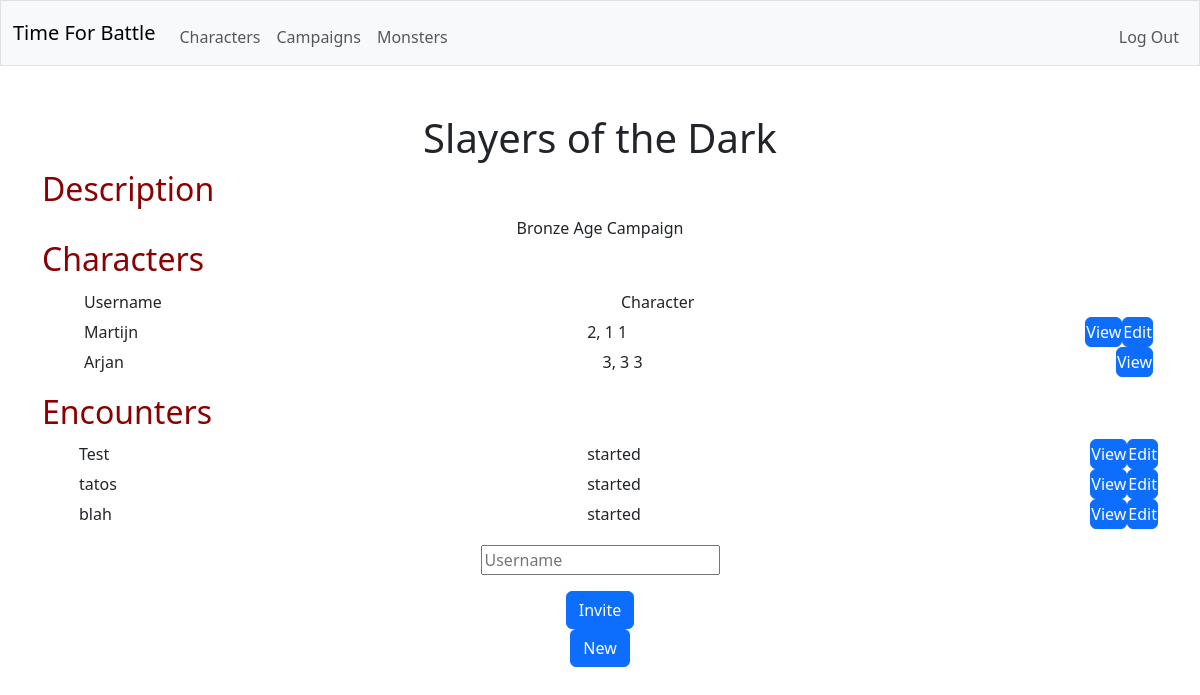
The app's page /campaign/1 (signed in) with its own data.
### tables this page shows
CREATE TABLE "campaigns" (id INTEGER PRIMARY KEY AUTOINCREMENT NOT NULL, dm_id INTEGER NOT NULL, name TEXT NOT NULL, description TEXT, FOREIGN KEY (dm_id) REFERENCES users(id));

CREATE TABLE characters (creature_id INTEGER NOT NULL, background TEXT NOT NULL, species TEXT NOT NULL, class TEXT NOT NULL,  prof_bonus INT NOT NULL, FOREIGN KEY (creature_id) REFERENCES creatures(id));

CREATE TABLE users (id INTEGER PRIMARY KEY AUTOINCREMENT NOT NULL, username TEXT NOT NULL, hash TEXT NOT NULL);

CREATE TABLE creatures (id INTEGER PRIMARY KEY NOT NULL, user_id INTEGER NOT NULL, is_player INTEGER NOT NULL, name TEXT NOT NULL, size TEXT NOT NULL, alignment TEXT NOT NULL, armor_class TEXT NOT NULL, max_hitpoints INTEGER NOT NULL, initiative_bonus INTEGER NOT NULL, speed TEXT NOT NULL, strength INTEGER NOT NULL, dexterity INTEGER NOT NULL, constitution INTEGER NOT NULL, intelligence INTEGER NOT NULL, wisdom INTEGER NOT NULL, charisma INTEGER NOT NULL, strength_save_bonus INTEGER NOT NULL, dexterity_save_bonus INTEGER NOT NULL, constitution_save_bonus INTEGER NOT NULL, intelligence_save_bonus INTEGER NOT NULL, wisdom_save_bonus INTEGER NOT NULL, charisma_save_bonus INTEGER NOT NULL, skills TEXT NOT NULL, senses TEXT NOT NULL, languages TEXT NOT NULL, traits TEXT NOT NULL, FOREIGN KEY (user_id) REFERENCES users(id));

CREATE TABLE encounters (id INTEGER PRIMARY KEY NOT NULL, campaign_id INTEGER NOT NULL, status TEXT NOT NULL, round_count INTEGER NOT NULL, turn_combatant_id INTEGER NOT NULL, name TEXT NOT NULL, FOREIGN KEY (campaign_id) REFERENCES campaigns(id));

### app.py (the view)
@app.route("/campaign/<campaign_id>")
@login_required
def view_campaign(campaign_id):
    with sqlite3.connect(database) as conn:
        conn.row_factory = sqlite3.Row
        cur = conn.cursor()
        cur.execute(
            "SELECT * FROM campaigns WHERE id = ?",
            (campaign_id,)
        )
        rows = [dict(row) for row in cur.fetchall()]
    if len(rows) != 1:
        return error("not found", 404)
    campaign = rows[0]
    with sqlite3.connect(database) as conn:
        conn.row_factory = sqlite3.Row
        cur = conn.cursor()
        cur.execute(
            "SELECT * FROM players JOIN characters ON players.creature_id = characters.creature_id JOIN creatures ON players.creature_id = creatures.id JOIN users ON creatures.user_id = users.id WHERE campaign_id = ?",
            (campaign_id,)
        )
        characters = [dict(row) for row in cur.fetchall()]
    with sqlite3.connect(database) as conn:
        conn.row_factory = sqlite3.Row
        cur = conn.cursor()
        cur.execute(
            "SELECT * FROM encounters WHERE campaign_id = ?",
            (campaign_id,)
        )
        encounters = [dict(row) for row in cur.fetchall()]
    with sqlite3.connect(database) as conn:
        conn.row_factory = sqlite3.Row
        cur = conn.cursor()
        cur.execute(
            "SELECT * FROM invitations JOIN users ON user_id = users.id WHERE campaign_id = ?",
            (campaign_id,)
        )
        invitations = [dict(row) for row in cur.fetchall()]
    return render_template("campaign.html", user=session["user_id"], campaign=campaign, characters=characters, encounters=encounters, invitations=invitations)

### helpers.py (called while the page is built)
def login_required(f):
    @wraps(f)
    def decorated_function(*args, **kwargs):
        if session.get("user_id") is None:
            return redirect("/login")
        return f(*args, **kwargs)
    return decorated_function

### templates/campaign.html (shortened to what this page needs)
{% extends "layout.html" %}
{% block main %}
    <h1>{{ campaign.name }}</h1>
    <h2>Description</h2>
    <label>{{ campaign.description }}</label>
    <h2>Characters</h2>
    <ul class="formtable">
        <li>
            <span>
                <label>Username</label>
                <label>Character</label>
            </span>
        </li>
        {% for character in characters %}
            <li>
                <span>
                    <label>{{ character.username }}</label>
                    <label>{{ character.name }}, {{ character.species }} {{ character.class }}</label>
                    <form action="/character/{{ character.creature_id }}" method="get">
                        <button class="btn btn-primary" type="submit">View</button>
                    </form>
                    {% if character.user_id == user %}
                        <form action="/character/{{ character.creature_id }}/edit" method="get">
                            <button class="btn btn-primary" type="submit">Edit</button>
                        </form>
                    {% endif %}
                </span>
            </li>
        {% endfor %}
    </ul>
    <h2>Encounters</h2>
    <ul class="formtable">
        {% for encounter in encounters %}
            <li>
                <label>{{ encounter.name }}</label>
                <label>{{ encounter.status }}</label>
                {% if campaign.dm_id == user or encounter.status != "closed" %}
                    <form action="/encounter/{{ encounter.id }}" method="get">
                        <button class="btn btn-primary" type="submit">View</button>
                    </form>
                {% endif %}
                {% if campaign.dm_id == user %}
                    <form action="/encounter/{{ encounter.id }}/edit" method="get">
                        <button class="btn btn-primary" type="submit">Edit</button>
                    </form>
                {% endif %}
            </li>
        {% endfor %}
    </ul>
    {% if campaign.dm_id == user %}
        <form action="/campaign/{{ campaign.id }}/invitation" method="post">
            <div class="mb-3">
                <input autocomplete="off" autofocus name="invitation_name" placeholder="Username" type="text">
            </div>
            <button class="btn btn-primary" type="submit">Invite</button>
        </form>
    {% endif %}
    {% if campaign.dm_id == user %}
        <form action="/encounter/new{{ campaign.id }}/edit" method="get">
            <button class="btn btn-primary" type="submit">New</button>
        </form>
    {% endif %}
{% endblock %}

### static/styles.css (style rules this page uses)
.formtable li { display: flex; padding: 0px; width: 100%; min-height: 30px; }
.formtable label { text-align: left; display: flex; align-items: center; width: 100%; height: 100%; padding: 0px 5px 0px 5px; min-height: 30px; }
.formtable span { display: flex; align-items: center; width: 100%; height: 100%; padding: 0px 5px 0px 5px; min-height: 30px; }
.formtable button { width: 100%; height: 100%; padding: 0px; min-height: 30px; }
.statblock label, h2, h3, p { color: darkred; text-align: left; display: block; }

### records on screen
campaigns: name "Slayers of the Dark", description "Bronze Age Campaign"
characters: username "Martijn", name "2", species "1", class "1"
characters: username "Arjan", name "3", species "3", class "3"
encounters: name "Test", status "started"
encounters: name "tatos", status "started"
encounters: name "blah", status "started"
